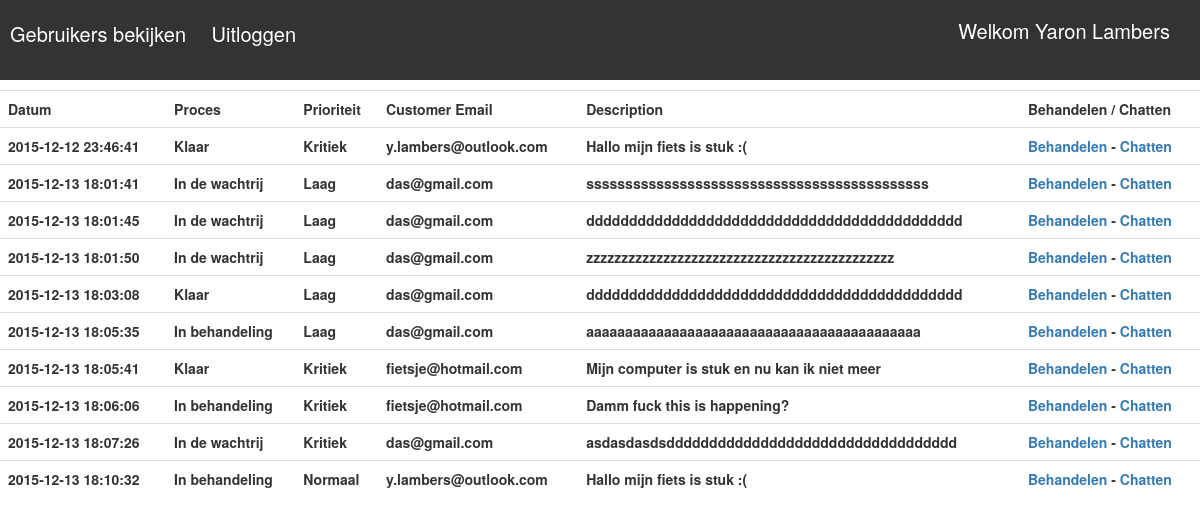
Screenshot of /includes/ticket.php (signed in) with the database file from the repository.
### tables this page shows
CREATE TABLE `user` (
  `id` int(5) NOT NULL,
  `firstname` varchar(45) NOT NULL,
  `lastname` varchar(45) NOT NULL,
  `phone` int(14) NOT NULL,
  `role` int(2) NOT NULL DEFAULT '1',
  `email` varchar(100) NOT NULL,
  `password` varchar(32) NOT NULL
);

CREATE TABLE `ticket` (
  `idticket` int(11) NOT NULL,
  `customer` varchar(45) NOT NULL,
  `idcustomer` int(11) NOT NULL,
  `created_at` timestamp NOT NULL DEFAULT CURRENT_TIMESTAMP ON UPDATE CURRENT_TIMESTAMP,
  `urgentieLevel` int(3) NOT NULL,
  `description` varchar(45) NOT NULL,
  `employee` varchar(45) DEFAULT NULL,
  `fixed_at` varchar(14) DEFAULT NULL,
  `solution` longtext,
  `active` int(2) NOT NULL
);

### includes/ticket.php (the view, shortened to what this page needs)
<!doctype html>
<html lang="en">
<head>
    <link rel="stylesheet" href="../css/style.css">
    <link rel="stylesheet" href="../css/bootstrap.css">
</head>
<body>
<?php
include_once('database.php');
$email = $_SESSION['email'];
$user_email = "SELECT * FROM user WHERE email LIKE '%$email%'";
$result = mysqli_query($db, $user_email);
$row = mysqli_fetch_assoc($result);
$userName = $row['firstname'] ." ". $row['lastname']. "<br/>";
$role = $row['role'];
if(!empty($_SESSION['email'])){
    echo '<div class="menubar">';
    echo "<h2>"."Welkom ". $userName."</h2>"."<br/>";
    if($role == 2){
        echo '<a href="user.php">Gebruikers bekijken </a> ';
    }else{
        echo '<a href="user.php">Gegevens bewerken </a> ';
    }
    echo '<a href="logout.php">Uitloggen </a> ';
    echo '</div>';
}else{
    header('location: ../index.php');
}
$email = $_SESSION['email'];
$user_email = "SELECT * FROM user WHERE email LIKE '%$email%'";
$result = mysqli_query($db, $user_email);
$row = mysqli_fetch_assoc($result);
$userRole = $row['role'];
if($userRole == 2){
    $queryTicket = "SELECT * FROM ticket  ORDER BY created_at ";
    $resultTicket = mysqli_query($db, $queryTicket);
    echo '
    <table class="table table-hover">
    <tr>
        <th>Datum</th>
        <th>Proces</th>
        <th>Prioriteit</th>
        <th>Customer Email</th>
        <th>Description</th>
        <th>Behandelen / Chatten</th>
    <tr>
    ';
    while($row = mysqli_fetch_array($resultTicket)){
        if($row['active'] == 0){
            $active = 'In de wachtrij';
        }elseif($row['active'] == 1){
            $active = 'In behandeling';
        }elseif($row['active'] == 3){
            $active = 'Klaar';
        }
        if($row['urgentieLevel'] == 1){
            $urgentieLevel = 'Laag';
        }elseif($row['urgentieLevel'] == 2){
            $urgentieLevel = 'Normaal';
        }elseif($row['urgentieLevel'] == 4){
            $urgentieLevel = 'Kritiek';
        }
        echo '<tr>';
        echo "<th>".$row['created_at']. "</th>";
        echo "<th>" .$active."</th>";
        echo "<th>".$urgentieLevel. "</th>";
        echo "<th>".$row['customer']. "</th>";
        echo "<th>".$row['description']. "<th/>";
        echo '<a href="tickethandeling.php?id='.$row['idticket'].'"> Behandelen </a> -  <a href="chat.php?id='.$row['idticket'].'"> Chatten </a>';
        echo '</tr>';
    }
    echo '</table>';
}

### css/style.css (style rules this page uses)
body { margin: 0; padding: 0; }
.menubar { width: 100%; height: 80px; color: #000; background: #333; margin-bottom: 10px; }
.menubar h2 { font-size: 20px; color: #fff; display: inline-block; position: absolute; right: 30px; }
.menubar a { color: #fff; font-size: 20px; text-decoration: none; padding: 0 10px; }

### rows the page displays
user: firstname "Yaron", lastname "Lambers"
ticket: created_at "2015-12-12 23:46:41", active "Klaar", urgentieLevel "Kritiek", customer "y.lambers@outlook.com", description "Hallo mijn fiets is stuk :("
ticket: created_at "2015-12-13 18:01:41", active "In de wachtrij", urgentieLevel "Laag", customer "das@gmail.com", description "ssssssssssssssssssssssssssssssssssssssssssss"
ticket: created_at "2015-12-13 18:01:45", active "In de wachtrij", urgentieLevel "Laag", customer "das@gmail.com", description "dddddddddddddddddddddddddddddddddddddddddddd"
ticket: created_at "2015-12-13 18:01:50", active "In de wachtrij", urgentieLevel "Laag", customer "das@gmail.com", description "zzzzzzzzzzzzzzzzzzzzzzzzzzzzzzzzzzzzzzzzzzzz"
ticket: created_at "2015-12-13 18:03:08", active "Klaar", urgentieLevel "Laag", customer "das@gmail.com", description "dddddddddddddddddddddddddddddddddddddddddddd"
ticket: created_at "2015-12-13 18:05:35", active "In behandeling", urgentieLevel "Laag", customer "das@gmail.com", description "aaaaaaaaaaaaaaaaaaaaaaaaaaaaaaaaaaaaaaaaaaa"
ticket: created_at "2015-12-13 18:05:41", active "Klaar", urgentieLevel "Kritiek", customer "fietsje@hotmail.com", description "Mijn computer is stuk en nu kan ik niet meer"
ticket: created_at "2015-12-13 18:06:06", active "In behandeling", urgentieLevel "Kritiek", customer "fietsje@hotmail.com", description "Damm fuck this is happening?"
ticket: created_at "2015-12-13 18:07:26", active "In de wachtrij", urgentieLevel "Kritiek", customer "das@gmail.com", description "asdasdasdsdddddddddddddddddddddddddddddddddd"
ticket: created_at "2015-12-13 18:10:32", active "In behandeling", urgentieLevel "Normaal", customer "y.lambers@outlook.com", description "Hallo mijn fiets is stuk :("
